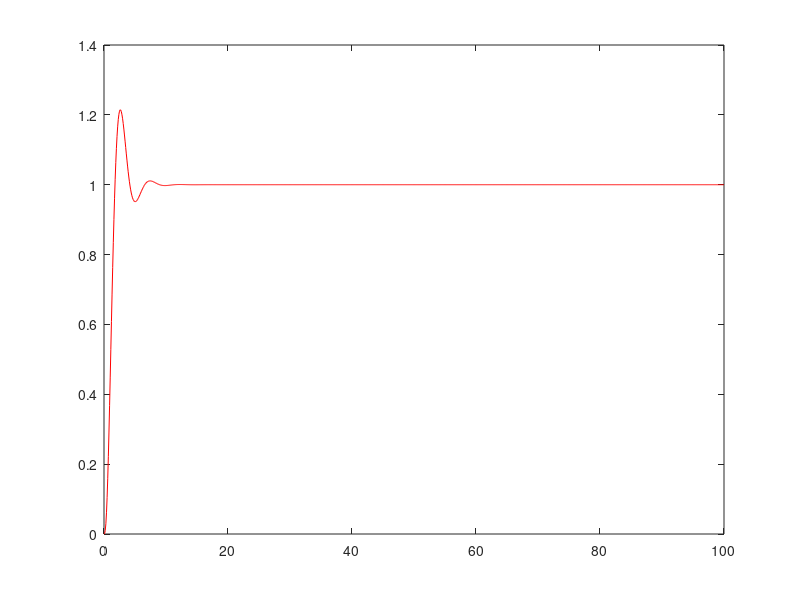
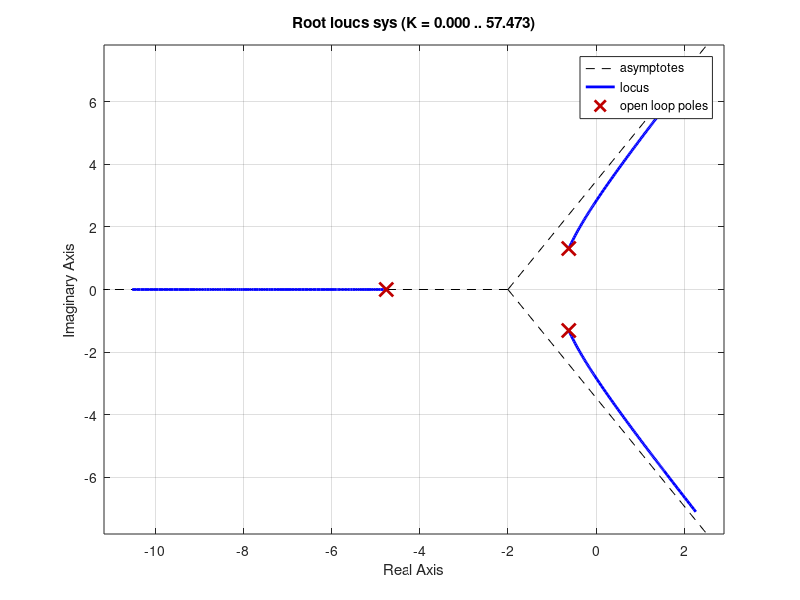
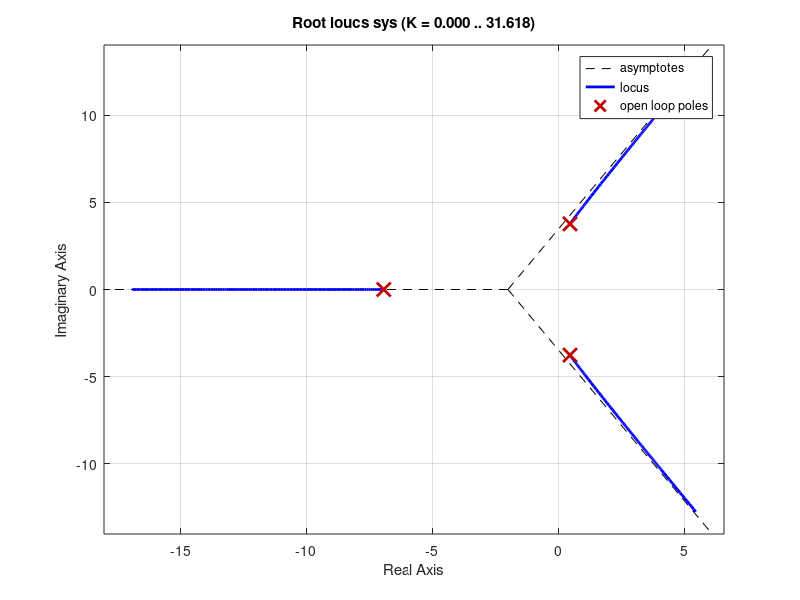
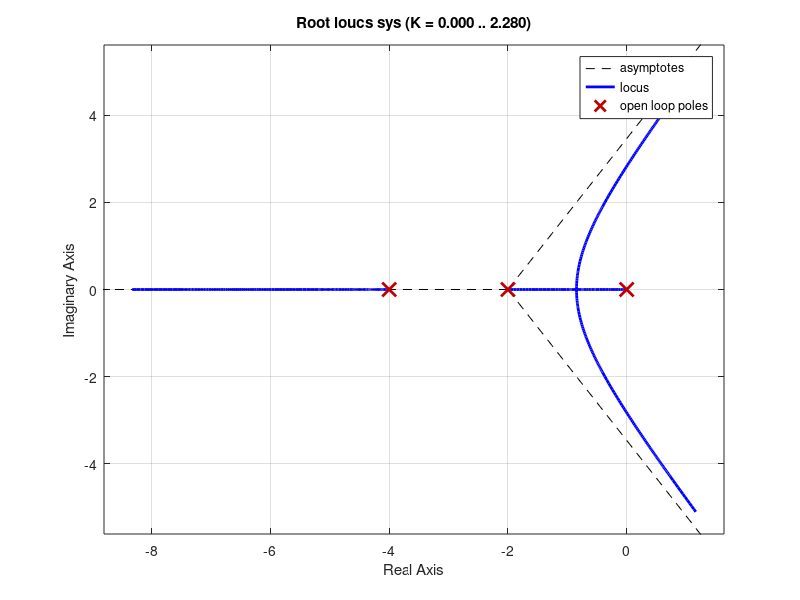

Source code (MATLAB) for these figures, in order:
clc
close all
clear all
%% stability analysis
%  48>K>0
K=10;
num=K;
% D(s)=s^3+6s^2+8s+K
den=[1 6 8 K];
sys=tf(num,den)
% Plotting
time=0:0.1:100;
y = step(sys,time)
figure
plot(time,y,'r')
%% Root locus-Stable system
K=10;
num=K;
% D(s)=s^3+6s^2+8s+K
den=[1 6 8 K];
sys=tf(num,den)
% Plotting
figure;
rlocus(sys)
%% Unstable system-closed-loop
K=100;
num=K;
% D(s)=s^3+6s^2+8s+K
den=[1 6 8 K];
sys=tf(num,den)
% Plotting
figure;
rlocus(sys)
%% Open-loop system
%% Root locus-Stable system
K=100;
num=K;
% D(s)=s^3+6s^2+8s+K
den=[1 6 8 0];
sys=tf(num,den)
% Plotting
figure;
rlocus(sys,'r')
